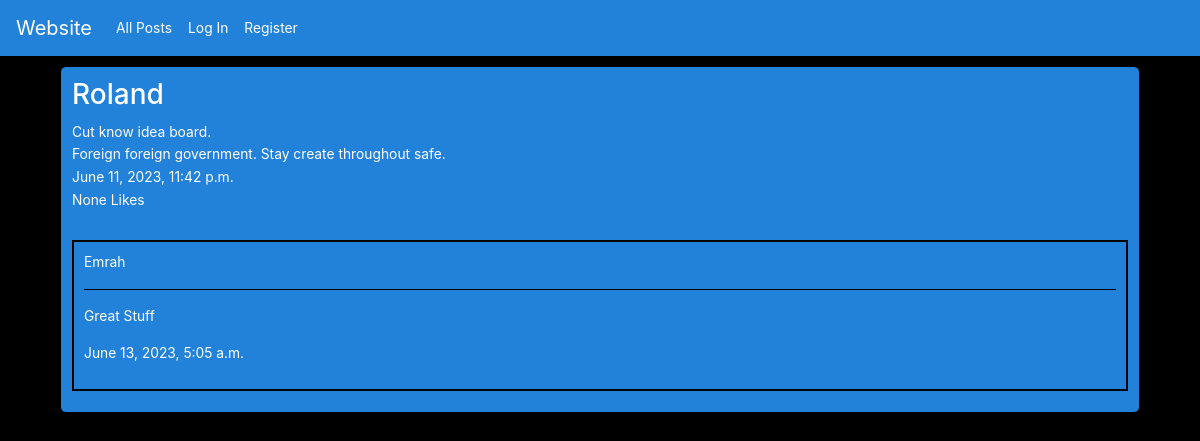
Page /post/182 on the earlier database version.
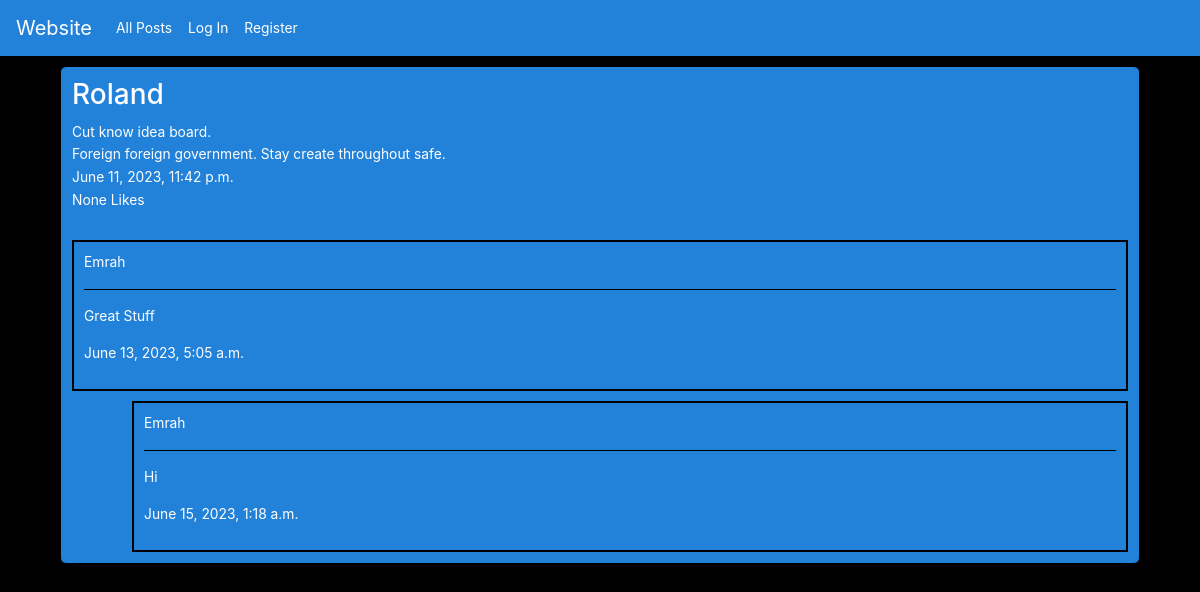
Same page on the later database version.
### network/models.py (models this page shows)
class Comment(models.Model):
    comment = models.AutoField(primary_key=True)
    text = models.CharField(max_length=250, blank=False, null=False)
    parent_node = models.ForeignKey('self', blank=True, null=True, on_delete=models.PROTECT, default=None, related_name='replies')
    post = models.ForeignKey('Post', on_delete=models.CASCADE, related_name="comment_post")
    user = models.ForeignKey('User', on_delete=models.CASCADE, related_name="comment_poster")
    upload_time = models.DateTimeField(default=timezone.now)

class User(AbstractUser):
    id = models.AutoField(primary_key=True)
    username = models.CharField(unique=True, max_length=26)
    datetime_joined = models.DateTimeField(default=timezone.now)

### network/views.py (the view)
# urls.py: path("post/<int:post_id>", views.post, name="post"),
def post(request, post_id):
    if request.method == "POST":
        text = request.POST.get('comment_text')
        user = request.user
        post = Post.objects.get(pk=post_id)
        new_comment = Comment.objects.create(user=user, post=post, text=text)
        new_comment.save()
        return HttpResponseRedirect(reverse('post', args=(post_id, )))
    else:
        post = Post.objects.filter(pk=post_id).values('post', 'title', 'text','user', 'user__username', 'likes', 'comments', 'upload_time')
        comment_post = Post.objects.get(pk=post_id)
        comments = Comment.objects.filter(post=comment_post, parent_node=None).order_by('-upload_time')
        post = {
            'id': post[0]['post'],
            'title': post[0]['title'],
            'text': post[0]['text'],
            'user': post[0]['user'],
            'username': post[0]['user__username'],
            'likes': post[0]['likes'],
            'comments': post[0]['comments'],
            'upload_time': post[0]['upload_time'],
        }
        return render(request, "network/post.html", {
            'post': post,
            'comments': comments
        })

### network/templates/network/post.html (shortened to what this page needs)
{% extends 'network/layout.html' %}
{% block body %}
    <div id="post_page_{{ post.id }}" data-postid="{{ post.id }}" class="post_page">
        <table>
            <tr>
                <td>
                    <h3 id="user_page_route" data-username="{{ post.username }}">{{ post.username }}</h3>
                </td>
            </tr>
            <tr>
                <td id="pp_title">
                    {{ post.title }}
                </td>
            </tr>
            <tr>
                <td id="pp_text">
                    {{ post.text }}
                </td>
            </tr>
            <tr>
                <td id="pp_ut">
                    {{ post.upload_time }}
                </td>
            </tr>
            <tr>
                <td>
                    {% if user.is_authenticated %}
                        {% if post.likes != None %}
                        <button id="like_button" data-postid="{{ post.id }}"><i class="fa fa-solid fa-heart" style="color: #ff0000;"></i>&nbsp <span id="like_count">{{ post.likes }}</span></button>
                        {% else %}
                        <button id="like_button" data-postid="{{ post.id }}"><i class="fa fa-solid fa-heart" style="color: #ff0000;"></i>&nbsp <span id="like_count">0</span></button>
                        {% endif %}
                        {% if user.id == post.user %}
                        <button id="pp_edit_button" data-id="{{ post.id }}">Edit</button>
                        {% endif %}
                    {% else %}
                        <p>{{ post.likes }} Likes</p>
                    {% endif %}
                </td>
            </tr>
            <tr>
                <td>
                </td>
            </tr>
            <tr>
                <td>
                    {% if comments == 0 %}
                    <p>No Comments</p>
                    {% else %}
                    {% for comment in comments %}
                    <div id="comment{{ comment.comment }}" class="post_comments">
                        <p id="user_page_route" data-username="{{ comment.user }}">{{ comment.user }}</p>
                        <hr>
                        <p>{{ comment.text }}</p>
                        <p>{{ comment.upload_time }}</p>
                    </div>
                        {% with comment.replies.all as replies %}
                            {% include 'network/reply.html' with replies=replies %}
                        {% endwith %}
                    {% endfor %}
                    {% endif %}
                </td>
            </tr>
        </table>
    </div>
{% endblock %}

### network/templates/network/reply.html (shortened to what this page needs)
{% for reply in replies %}
    <div id="reply{{ reply.comment }}" class="comment_replies">
        <p id="user_page_route" data-username="{{ reply.user }}">{{ reply.user }}</p>
        <hr>
        <p>{{ reply.text }}</p>
        <p>{{ reply.upload_time }}</p>
    </div>
{% endfor %}

Differences in the rows shown:
added Comment: user "Emrah", text "Hi", upload_time "June 15, 2023, 1:18 a.m."
